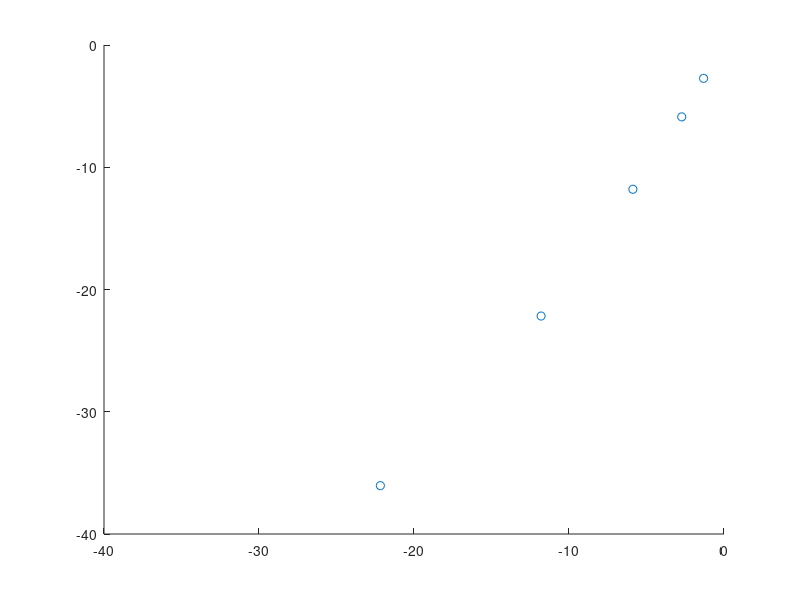

Write MATLAB code to recreate this figure.
% based on Michael Heath, Scientific Computing, Ch.5
% Andrew Cornelio   Feb 19, 2021

%clear variables from workspace (so exist('b')==0, exist('c')==0)
clear;

% parameters of problem
f = @(x) x^2 - 3;
Df = @(x) 2*x;
a = 1;
tol = 1e-15;
x_store = [];

% secant method
tic

itmax=100;

k=0;

fa=f(a);
if exist('b')==0
b=a-fa/Df(a); k=k+1;
% store values of x
x_store = [x_store, b];
end 

fb=f(b);
if exist('c')==0
c = b + (b-a)/(fa/fb-1); k=k+1;
% store values of x
x_store = [x_store, c];
end 

k;
[a b c];


while abs(c-b)>tol*max(abs(c),1.0)
     if k+1>itmax
       break
     end 
     fc=f(c);
     u=fb/fc;
     v=fb/fa;
     w=fa/fc;
     p=w*(u-w)*(c-b)-(1-u)*(b-a);
     p=v*p;     
     q=(u-1)*(v-1)*(w-1);
     x=b+p/q;
     k=k+1;
     % store values of x
     x_store = [x_store, x];
     a=b;
     fa=fb;
     b=c;
     fb=fc;
     c=x;
     [c abs(c-b)];
end  

toc

fprintf("max iteration = %d\n", k);


% find e_n, e_{n+1}, plot data to verify linearity, and fit data
e_n = abs(sqrt(3) - x_store);
e_n1 = [e_n(2:k), e_n(k)];
scatter(log(e_n), log(e_n1));

% only use valid data
coeff = polyfit(log(e_n(1:5)), log(e_n1(1:5)), 1);

% we solved ln(y) = p*ln(x) + ln(c)
% take exponential of second value to find c
fprintf("p = %d, c = %d\n", coeff(1), exp(coeff(2)));